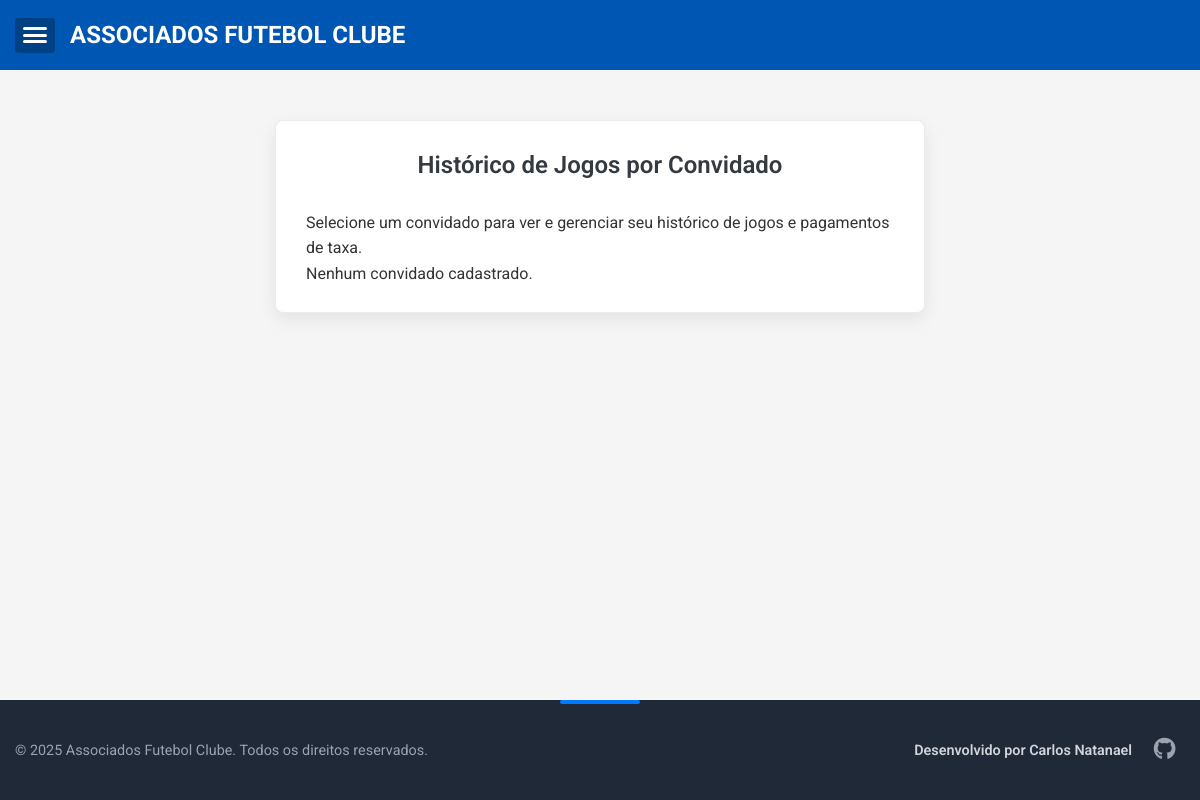
/convidados/historico (signed in), run on an earlier commit of the app's database.
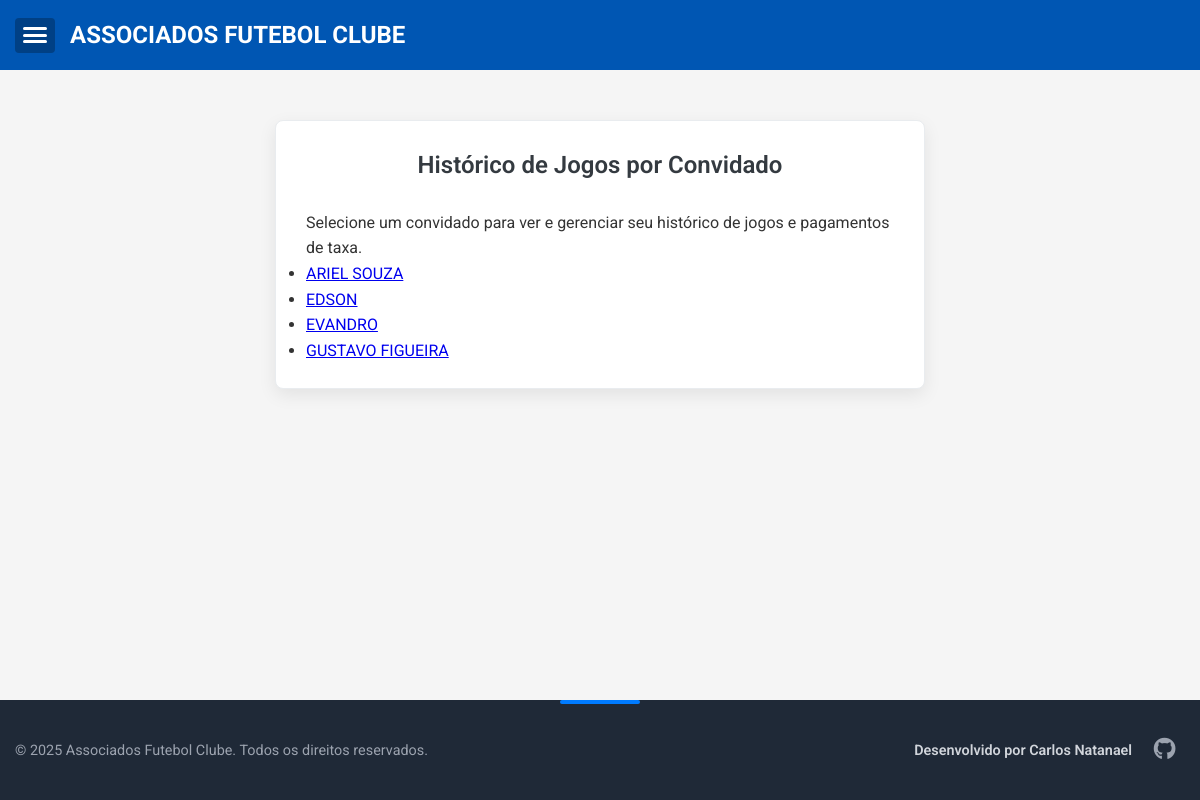
And on a later commit of the database.
### app.py (models this page shows)
class Convidado(db.Model):
    id = db.Column(db.Integer, primary_key=True)
    nome = db.Column(db.String(100), nullable=False)
    presencas = db.relationship('Presenca', backref='convidado', lazy=True, cascade="all, delete-orphan")

### app.py (the view)
@app.route('/convidados/historico')
@login_required
def lista_convidados_para_historico_jogos():
    convidados = Convidado.query.order_by(Convidado.nome).all()
    return render_template('lista_convidados_historico.html', convidados=convidados)

### app.py (called while the page is built)
@login_manager.user_loader
def load_user(user_id):
    return User.query.get(int(user_id))

### templates/lista_convidados_historico.html
{% extends "base.html" %}
{% block content %}
<div class="form-container">
    <h2>Histórico de Jogos por Convidado</h2>
    <p>Selecione um convidado para ver e gerenciar seu histórico de jogos e pagamentos de taxa.</p>
    {% if convidados %}
    <ul class="list-group">
        {% for convidado_item in convidados %}
        <li class="list-group-item">
            <a href="{{ url_for('historico_jogos_convidado', convidado_id=convidado_item.id) }}">
                {{ convidado_item.nome }}
            </a>
        </li>
        {% endfor %}
    </ul>
    {% else %}
    <p>Nenhum convidado cadastrado.</p>
    {% endif %}
</div>
{% endblock %}

What changed in the data, as far as the page shows it:
added Convidado: nome "ARIEL SOUZA"
added Convidado: nome "EDSON"
added Convidado: nome "EVANDRO"
added Convidado: nome "GUSTAVO FIGUEIRA"
Also different on the page:
text no longer shown: "Nenhum convidado cadastrado."
